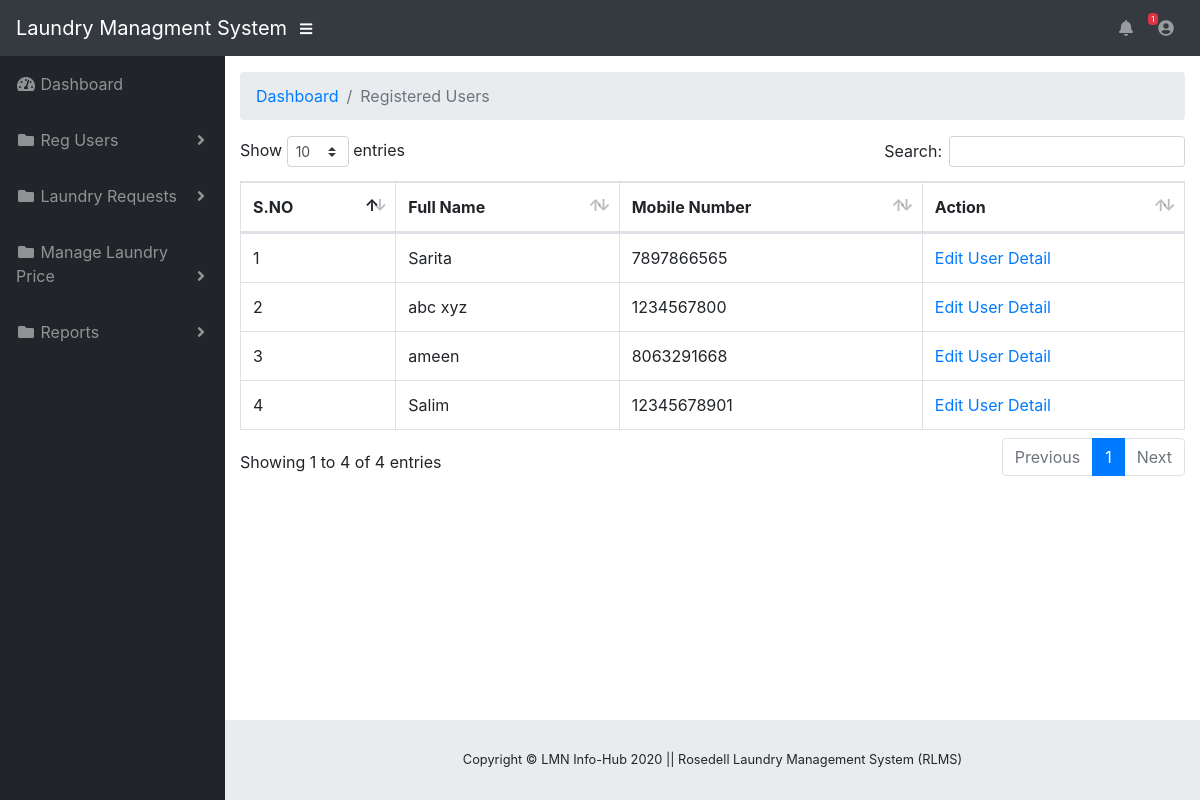
Page /admin/user-detail.php (signed in) on the committed database.
### tables this page shows
CREATE TABLE `tbluser` (
  `Id` int(11) NOT NULL,
  `FullName` varchar(120) DEFAULT NULL,
  `Email` varchar(120) DEFAULT NULL,
  `MobileNumber` bigint(15) DEFAULT NULL,
  `Password` varchar(120) NOT NULL,
  `regDate` timestamp NULL DEFAULT current_timestamp()
);

### admin/user-detail.php (the view, shortened to what this page needs)
<?php
include('include/dbconnection.php');
if (strlen($_SESSION['ldaid']==0)) {
  header('location:logout.php');
  } else{
  ?>
<!DOCTYPE html>
<html lang="en">
<head>
  <link href="vendor/fontawesome-free/css/all.min.css" rel="stylesheet" type="text/css">
  <link href="vendor/datatables/dataTables.bootstrap4.css" rel="stylesheet">
  <link href="css/sb-admin.css" rel="stylesheet">
</head>
<body id="page-top">
<?php include('include/header.php');?>
  <div id="wrapper">
    <?php include('include/sidebar.php');?>
    <div id="content-wrapper">
      <div class="container-fluid">
        <ol class="breadcrumb">
          <li class="breadcrumb-item">
            <a href="dashboard.php">Dashboard</a>
          </li>
          <li class="breadcrumb-item active">Registered Users</li>
        </ol>
<table class="table table-bordered" id="dataTable" width="100%" cellspacing="0">
 <thead>
                <tr>
                  <th>S.NO</th>
                  <th>Full Name</th>
              <th>Mobile Number</th>
                   <th>Action</th>
                </tr>
              </thead>
               <?php
$ret=mysqli_query($con,"select *from tbluser");
$cnt=1;
while ($row=mysqli_fetch_array($ret)) {
?>
                <tr>
                  <td><?php echo $cnt;?></td>
                  <td><?php  echo $row['FullName'];?></td>
                  <td><?php  echo $row['MobileNumber'];?></td>
                  <td><a href="edit-userdetail.php?editid=<?php echo $row['Id'];?>">Edit User Detail</a>
                </tr>
                <?php
$cnt=$cnt+1;
}?>
</table>
      </div>
      <?php include('include/footer.php');?>
    </div>
  </div>
</body>
</html>
<?php }  ?>

### rows in the picture
tbluser: FullName "Sarita", MobileNumber "7897866565"
tbluser: FullName "abc xyz", MobileNumber "1234567800"
tbluser: FullName "ameen", MobileNumber "8063291668"
tbluser: FullName "Salim", MobileNumber "12345678901"

### other values in the picture
$num "1"
